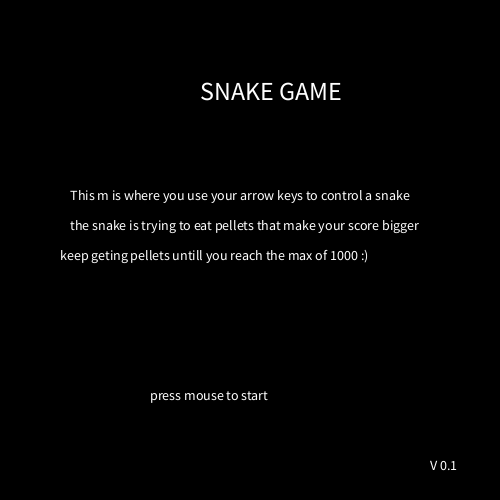
Frame 1 (no input)
Frame 60 (the mouse pressed at the canvas centre just before this capture): identical to frame 1, image omitted
Frame 120 (the mouse held since frame 60 and released just before this capture): identical to frame 1, image omitted

The Processing sketch that drew this single still picture (run headless with seeded random() and noise(); from frame 60 on, the mouse is pressed at the canvas centre):

// Processing sketch: processing_105131
// ── processing_105131.pde

int x = 0;
int y = 0;
int count = 0;
int hit =0;
int score =0;
float []coordX=new float[1000];
float []coordY=new float[1000];
boolean startScreen = true;
void setup(){
size(500,500);

for(int i=0;i<1000;i++){
coordX[i] = random(500);
coordY[i] = random(500);
}
}


 
  
void draw(){
  if (startScreen==true) {
    background(0,0,0);
textSize(26); 
    text("SNAKE GAME",200,100);
    textSize(14);
    text("This m is where you use your arrow keys to control a snake",70,200); 
    text("the snake is trying to eat pellets that make your score bigger",70,230);
    text("keep geting pellets untill you reach the max of 1000 :)",60,260);
    text("press mouse to start",150,400);
    text("V 0.1",430,470);
    } else {
     //  main game
    //clear(); 
    
    println("iN");



if (count == 1){
rnd(hit);
count = 0;
}
  
if(score == 100){
background(0,0,0);
text("You Win",250,250);
}
  if (keyPressed) {
    background(0,0,0);
   //for(int k=0;k<20;k++){
    if(x>coordX[hit]-15 && x<coordX[hit]+15 && y>coordY[hit]-45 && y<coordY[hit]+45 ){

      
fill(0);
ellipse(coordX[hit] ,coordX[hit],10,10);
fill(255);
//hit = hit+1;
rndNew(hit+1);
}else{
    //ellipse(90 ,300,10,10);
    rnd(hit);
     text("score: "+score, 400,35);
}
//left
    if (key==CODED) {
      if(keyCode == 37){
        if(x<0){
          x=500;
        }
        fill(43,255,3);
       rect(x=x-5,y,10,75);
      
       

    }
  }
  }

  if (keyPressed) {
    if (key==CODED) {
      if(keyCode == 39){
        if(x>500){
          x=0;
        }
         fill(43,255,3);
       rect(x=x+5,y,10,75);
      
    }
  }
  }
  if (keyPressed) {
    if (key==CODED) {
      if(keyCode == 40){
        if(y>500){
          y=0;
        }
         fill(43,255,3);
       rect(x,y=y+5,10,75);
        
      }
    }
  }

   if (keyPressed) {
    if (key==CODED) {
      if(keyCode == 38){
        if(y<0){
          y=500;
        }
         fill(43,255,3);
      rect(x,y=y-5,10,75);
      
      }
    }
  }
  //
  rect(x,y,10,75);
  }
}

void rnd(int j){
  ellipse(coordX[j],coordY[j],10,10);

}
void rndNew(int k){
  ellipse(coordX[k],coordY[k],10,10);
  score++;
hit++;
} 
void mouseClicked() {
  
  if (startScreen==true) 
  background(0,0,0);
    startScreen = false;
}
